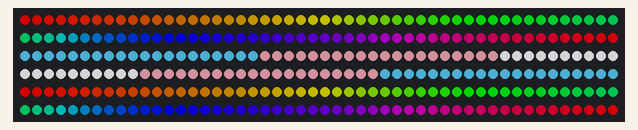
A sketch run on a simulated Arduino Uno, built with avr-gcc and run on an emulated ATmega328P. Parts: 300 RGB LEDs in strip order, left to right, continuing on the next row. Dim RGB values are drawn brighter than linear.

Above: at 0.17 s.
At 5.09 s:
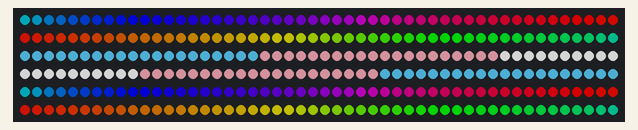
At 10.01 s:
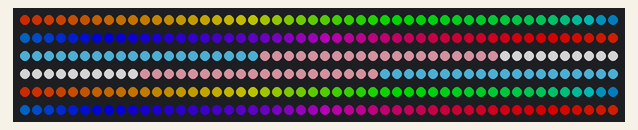
At 19.86 s:
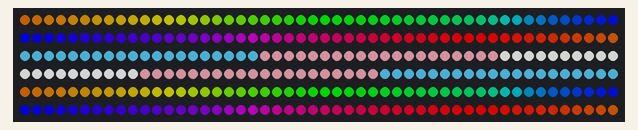
At 29.71 s:
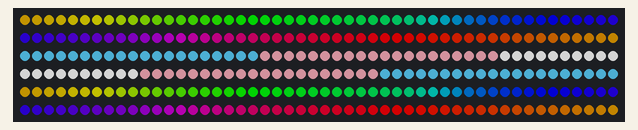
At 39.55 s:
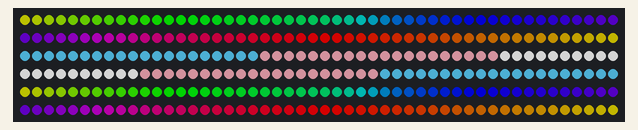

The sketch:

arduino-uno-rainbow-trans.ino
```cpp
#include <FastLED.h>

#define LED_PIN     6
#define NUM_LEDS    300
#define BRIGHTNESS  128
#define LED_TYPE    WS2812B
#define COLOR_ORDER GRB

CRGB leds[NUM_LEDS];

// Trans flag colors (approximate)
const CRGB TRANS_BLUE  = CRGB(91, 206, 250);
const CRGB TRANS_PINK  = CRGB(245, 169, 184);
const CRGB TRANS_WHITE = CRGB(255, 255, 255);

void setup() {
    FastLED.addLeds<LED_TYPE, LED_PIN, COLOR_ORDER>(leds, NUM_LEDS);
    FastLED.setBrightness(BRIGHTNESS);
}

void loop() {
    static uint8_t rainbowHue = 0;
    rainbowHue++; // Animate the rainbow

    // Rainbow on 0-99
    for (int i = 0; i < 100; i++) {
        leds[i] = CHSV(rainbowHue + (i * 255 / 100), 255, 255);
    }

    // Trans flag on 100-199
    for (int i = 100; i < 200; i++) {
        int pos = i - 100;
        if (pos < 20) {
            leds[i] = TRANS_BLUE;
        } else if (pos < 40) {
            leds[i] = TRANS_PINK;
        } else if (pos < 60) {
            leds[i] = TRANS_WHITE;
        } else if (pos < 80) {
            leds[i] = TRANS_PINK;
        } else {
            leds[i] = TRANS_BLUE;
        }
    }

    // Rainbow on 200-299
    for (int i = 200; i < 300; i++) {
        leds[i] = CHSV(rainbowHue + ((i - 200) * 255 / 100), 255, 255);
    }

    FastLED.show();
    delay(20);
}
```
